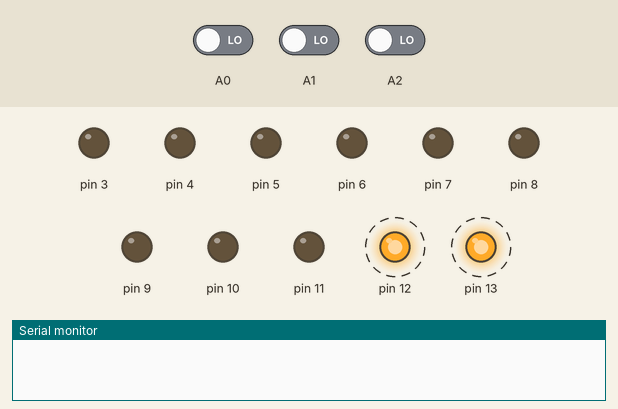
A sketch run on a simulated Arduino Uno, built with avr-gcc and run on an emulated ATmega328P. Shown: output pins drawn as LEDs (lit = HIGH), the last lines printed to the serial monitor. Dashed ring = blinking. Inputs (shaded band) come from the test bench; at power-on: A0 LOW, A1 LOW, A2 LOW.

Above: at 0.05 s.
At 3.1 s:
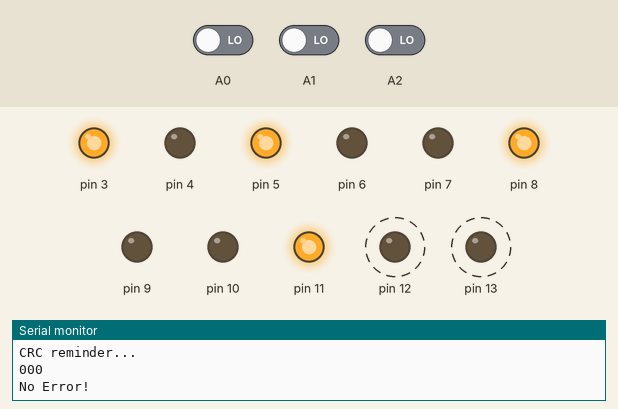
3.2 s: A0 driven HIGH
Timing chart, 0 to 13.5 s (numbered marks = the images above; inputs shaded):
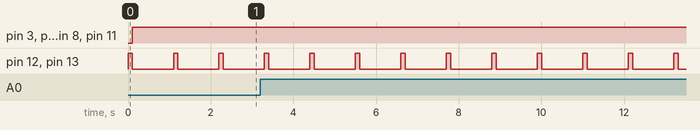

The sketch:

crc_v2.ino
```cpp
const boolean tx[9] = {1,0,1,0,1,0,0,1,0};
int i,j=0;
int z[3];
int flag=1;

void setup() {

  pinMode(3,OUTPUT);
  pinMode(4,OUTPUT);
  pinMode(5,OUTPUT);
  pinMode(6,OUTPUT);
  pinMode(7,OUTPUT);
  pinMode(8,OUTPUT);
  pinMode(9,OUTPUT);
  pinMode(10,OUTPUT);
  pinMode(11,OUTPUT);
  pinMode(12,OUTPUT);
  pinMode(13,OUTPUT);
  pinMode(A0,INPUT);
  pinMode(A1,INPUT);
  pinMode(A2,INPUT);
Serial.begin(115200);
}

void loop(){

      digitalWrite(12,1);
      digitalWrite(13,flag);
      delay(100);
      digitalWrite(12,0);
      digitalWrite(13,0);


      digitalWrite(11,tx[0]);
      digitalWrite(10,tx[1]);
      digitalWrite(3,tx[2]);
      digitalWrite(4,tx[3]);
      digitalWrite(5,tx[4]);
      digitalWrite(6,tx[5]);
      digitalWrite(7,tx[6]);
      digitalWrite(8,tx[7]);
      digitalWrite(9,tx[8]);

      z[0] = digitalRead(A0);
      z[1] = digitalRead(A1);
      z[2] = digitalRead(A2);

      if(flag){
         Serial.println("CRC reminder... ");
         for(i=2; i >= 0; i--){
          Serial.print(z[i]);
         }
         Serial.println(' ');
        if(z[0]==0 && z[1]==0 && z[2]==0) Serial.println("No Error!");
        else Serial.println("Error!");
      }
      if(!flag){
        Serial.println("Input message bits...");
        for(i=0; i < 6; i++){
          Serial.print(tx[i]);
        }
         Serial.println(' ');
         Serial.println("CRC encoded message bits...");
         for(i=0; i < 6; i++){
           Serial.print(tx[i]);
         }
         for(i=2; i >= 0; i--){
          Serial.print(z[i]);
         }
         Serial.println(' ');
      }

      delay(1000);

}
```

Measured:
- by itself, pin 12, pin 13: alternates HIGH for 0.10 s and LOW for 1.0 s
